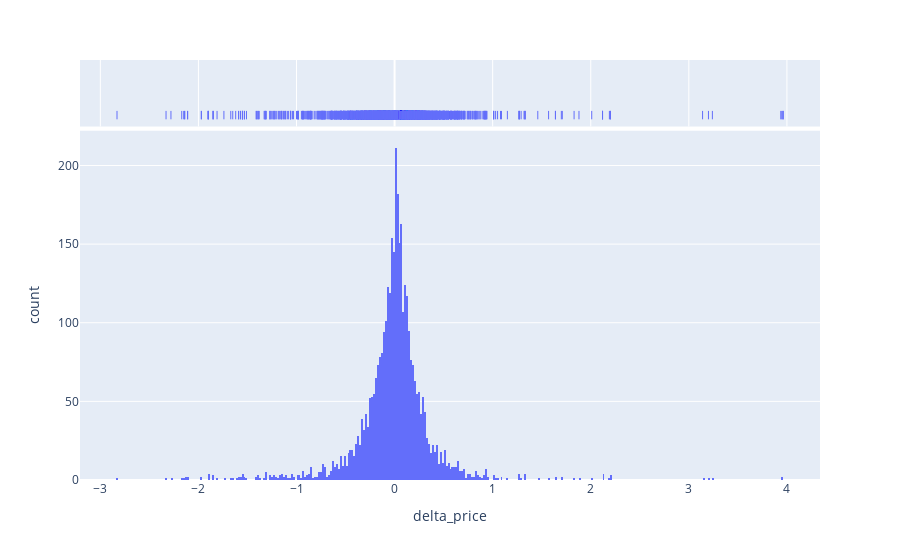

Source (notebook cell):
### Code cell
px.histogram(twitter_df,x='delta_price',marginal='rug')#.hist(bins='auto')

### Figure 1 — Plotly figure (JSON) as saved in the notebook; plotly's stock layout.template omitted (floating-point values rounded to 4 significant figures; data arrays with more than 128 entries replaced by an {"elided": "..."} marker saying what was removed)
{"data": [{"alignmentgroup": "True", "bingroup": "x", "hovertemplate": "delta_price=%{x}<br>count=%{y}<extra></extra>", "legendgroup": "", "marker": {"color": "#636efa"}, "name": "", "offsetgroup": "", "orientation": "v", "showlegend": false, "type": "histogram", "x": {"elided": "24020 float values"}, "xaxis": "x", "yaxis": "y"}, {"alignmentgroup": "True", "boxpoints": "all", "fillcolor": "rgba(255,255,255,0)", "hoveron": "points", "hovertemplate": "delta_price=%{x}<extra></extra>", "jitter": 0, "legendgroup": "", "line": {"color": "rgba(255,255,255,0)"}, "marker": {"color": "#636efa", "symbol": "line-ns-open"}, "name": "", "offsetgroup": "", "showlegend": false, "type": "box", "x": {"elided": "24020 float values"}, "xaxis": "x2", "yaxis": "y2"}], "layout": {"barmode": "relative", "legend": {"tracegroupgap": 0}, "margin": {"t": 60}, "xaxis": {"anchor": "y", "domain": [0, 1], "title": {"text": "delta_price"}}, "xaxis2": {"anchor": "y2", "domain": [0, 1], "matches": "x", "showgrid": true, "showticklabels": false}, "yaxis": {"anchor": "x", "domain": [0, 0.8316], "title": {"text": "count"}}, "yaxis2": {"anchor": "x2", "domain": [0.8416, 1], "matches": "y2", "showgrid": false, "showline": false, "showticklabels": false, "ticks": ""}}}
